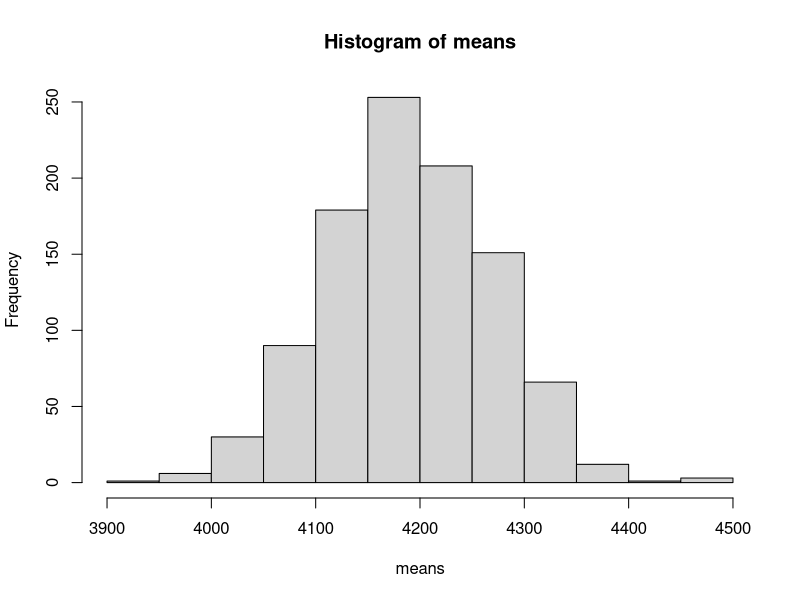
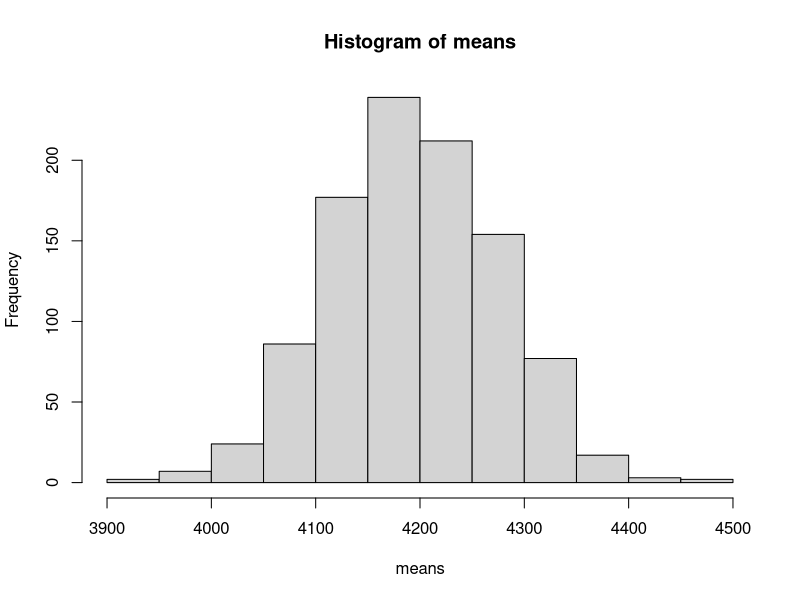
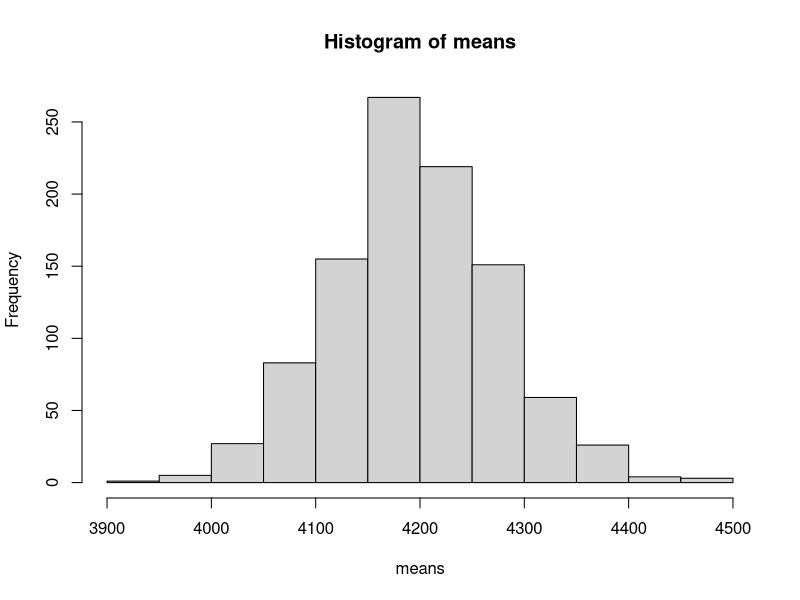
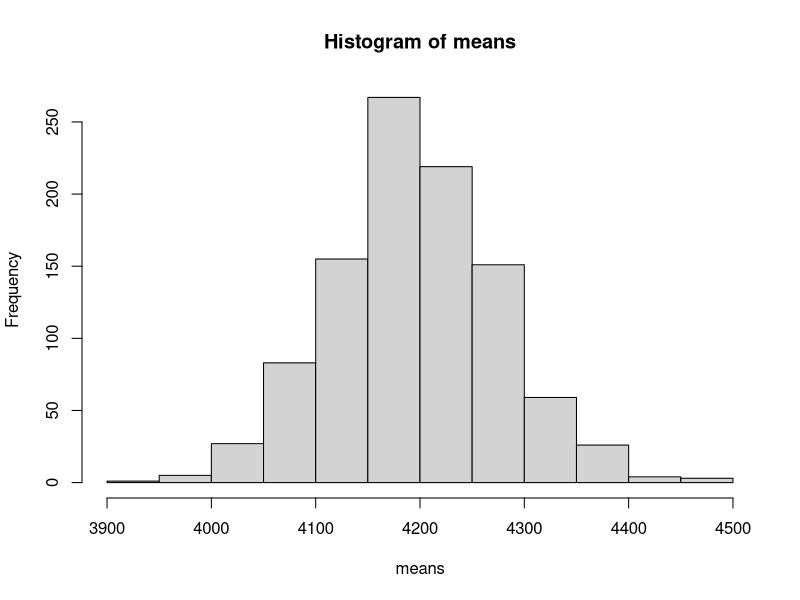
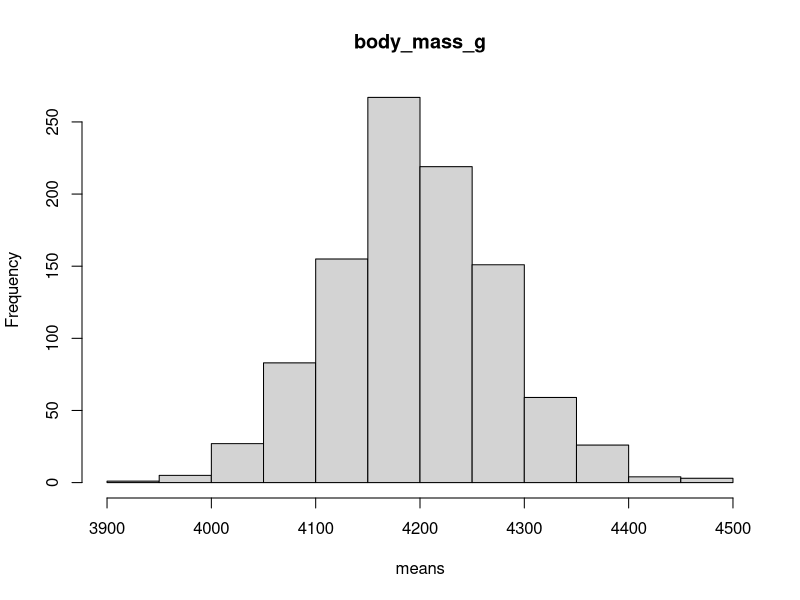
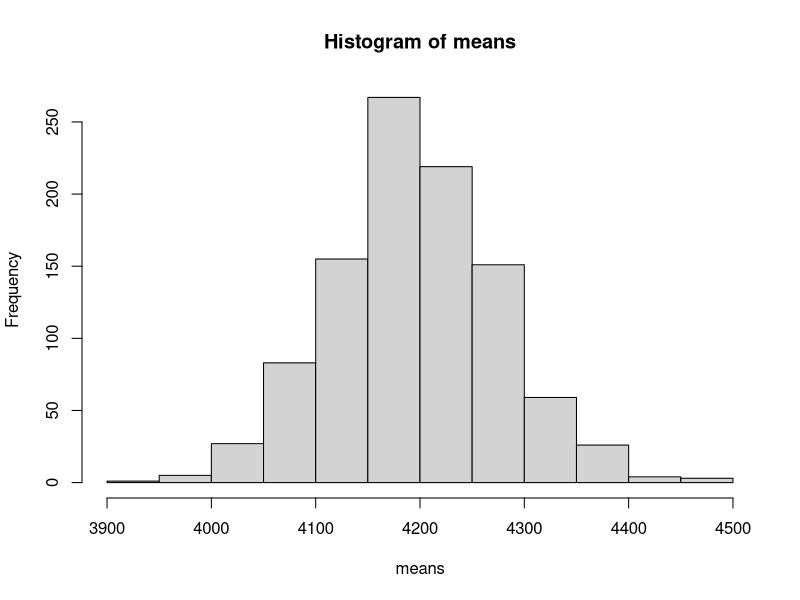
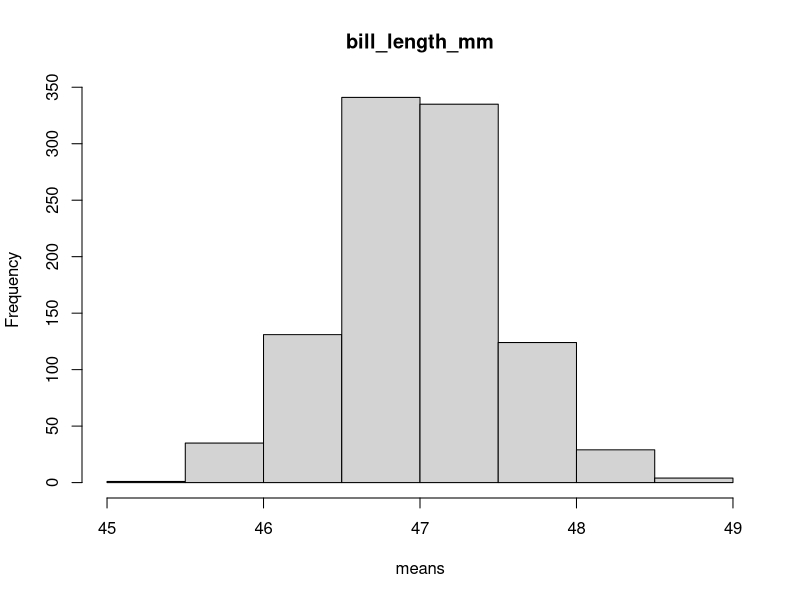
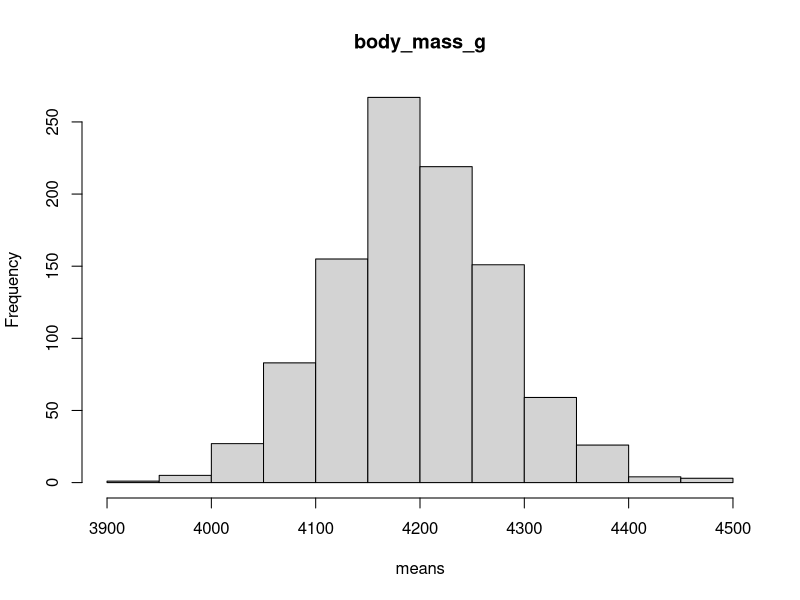

Generate these figures, in order, with R:
# Week 10 - Functions
# Elena & Willa
# 11/2/21

#### Load libraries and set options ####
library(tidyverse)
# options(stringsAsFactors = FALSE)



#### Let's make some functions! ####

# Let's use bootstrapping to estimate how much the mean body mass varies between
# samples of penguins (standard error of the mean - SEM)

# Load data
penguins <- read.csv("../data/penguins_clean.csv") # (Note: only 2008 sample)


# Here is what we did before:

# Sample our sample size (101) 1000 times!

# Vector to keep track of the sample means
means <- c()
for(i in 1:1000) {
  # 1) Create a resampled data set, sample WITH REPLACEMENT
  p.resampled <- penguins %>%
    sample_n(nrow(penguins), replace = T)
  
  # 2) Calculate the mean of body mass and save it
  means[i] <- mean(p.resampled$body_mass_g)
  
}

# Plot our means
hist(means)
sd(means)



# How could we make these steps more "flexible"?










# Let's make our sample size and num_samples more flexible!
sample_size <- nrow(penguins)
num_samples <- 1000

# Vector to keep track of the sample means
means <- c()
for(i in 1:num_samples) {
  # 1) Take a sample WITH REPLACEMENT nrows(penguin) times
  p.resampled <- penguins %>%
    sample_n(sample_size, replace = TRUE)

  # 2) Calculate the mean body_weight_g of the sample (and save it!)
  means[i] <- mean(p.resampled$body_mass_g)
}



# Now, let's take this one step even further in making this flexible by making
# it into a function!

bootstrap_bodyMass <- function(sample_size, num_samples) {
  # Vector to keep track of the sample means
  means <- c()
  for(i in 1:num_samples) {
    # 1) Take a sample WITH REPLACEMENT nrows(penguin) times
    p.resampled <- penguins %>%
      sample_n(sample_size, replace = TRUE)
    
    # 2) Calculate the mean body_weight_g of the sample (and save it!)
    means[i] <- mean(p.resampled$body_mass_g)
  }
  
  return(means)
}

means <- bootstrap_bodyMass(100, 1000)
hist(means)



# Let's add some additional functionality to our function.
# Let's make it so we can set a seed that we want it to use so that we (and
# others) can replicate our results.
bootstrap_bodyMass <- function(sample_size, num_samples, seed) {
  set.seed(seed)
  # Vector to keep track of the sample means
  means <- c()
  for(i in 1:num_samples) {
    # 1) Take a sample WITH REPLACEMENT nrows(penguin) times
    p.resampled <- penguins %>%
      sample_n(sample_size, replace = TRUE)
    
    # 2) Calculate the mean body_weight_g of the sample (and save it!)
    means[i] <- mean(p.resampled$body_mass_g)
  }
  
  return(means)
}

means <- bootstrap_bodyMass(100, 1000, 1234)
hist(means)

# But what if I don't always want to pass it a seed? Right now, if I don't pass
# it a seed, the entire function doesn't work! We've added flexibility, but
# we've also removed some at the same time...

# To solve this problem, we can set a default value for an argument! This allows
# us to make an argument optional, and only if we pass something as an argument
# in the function will it override the default.

# Let's make the default value NA because if we don't specifically set a seed,
# we don't want there to be one, and we will just let R use the default seed. We
# will also need to make some changes to the body of our function to fully
# incorporate the change.

bootstrap_bodyMass <- function(sample_size, num_samples, seed = NA) {
  # Set the seed if one is passed in as an argument.
  if(!is.na(seed)) {
    set.seed(seed)
  }
  
  # Vector to keep track of the sample means
  means <- c()
  for(i in 1:num_samples) {
    # 1) Take a sample WITH REPLACEMENT nrows(penguin) times
    p.resampled <- penguins %>%
      sample_n(sample_size, replace = TRUE)
    
    # 2) Calculate the mean body_weight_g of the sample (and save it!)
    means[i] <- mean(p.resampled$body_mass_g)
  }
  
  return(means)
}

means <- bootstrap_bodyMass(100, 1000, 1234)
hist(means)




# What other parts of this function would we want to make more flexible?










# Maybe I don't only want to find the bootstrapped error of body_mass_g. Perhaps
# I want the flexibility to find any of the variables I have!

bootstrap_penguins <- function(variable, sample_size, num_samples, seed = NA) {
  # Set the seed if one is passed in as an argument.
  if(!is.na(seed)) {
    set.seed(seed)
  }
  
  # Vector to keep track of the sample means
  means <- c()
  for(i in 1:num_samples) {
    # 1) Take a sample WITH REPLACEMENT nrows(penguin) times
    p.resampled <- penguins %>%
      sample_n(sample_size, replace = TRUE)
    
    # 2) Calculate the mean body_weight_g of the sample (and save it!)
    means[i] <- mean(p.resampled[, variable])
  }
  
  return(means)
}

means <- bootstrap_penguins("body_mass_g", 100, 1000, 1234)
hist(means, main = "body_mass_g")

# ^^ should give us the same as what we got before with the _bodyMass function!
means <- bootstrap_bodyMass(100, 1000, 1234)
hist(means)

# It does!


# Let's try it with another variable
means <- bootstrap_penguins("bill_length_mm", 100, 1000, 1234)
hist(means, main = "bill_length_mm")

# Does this make sense? Let's check the original data:
mean(penguins$bill_length_mm)
mean(means)

sd(penguins$bill_length_mm) / sqrt(nrow(penguins))
sd(means)
# ^^ Looks good!



# What if we wanted to do it with a different data set?
# Load more data
baby <- read.csv("../data/brainwavebabydata.csv")
happiness <- read.csv("../data/world-happiness_2020.csv")



bootstrap_SEM <- function(data, variable, sample_size, num_samples, seed = NA) {
  # Set the seed if one is passed in as an argument.
  if(!is.na(seed)) {
    set.seed(seed)
  }
  
  # Vector to keep track of the sample means
  means <- c()
  for(i in 1:num_samples) {
    # 1) Take a sample WITH REPLACEMENT nrows(penguin) times
    df.resampled <- data %>%
      sample_n(sample_size, replace = TRUE)
    
    # 2) Calculate the mean body_weight_g of the sample (and save it!)
    means[i] <- mean(df.resampled[, variable])
  }
  
  return(means)
}

means <- bootstrap_SEM(penguins, "body_mass_g", 100, 1000, 1234)
hist(means, main = "body_mass_g")

# ^^ should give us the same as what we got before with the _penguins function!
means <- bootstrap_penguins("body_mass_g", 100, 1000, 1234)
hist(means, main = "body_mass_g")

# It does!


# Now, try it with another data set and variable. Then we will do some together.



# Examples of what someone could have done:

means_r2 <- bootstrap_SEM(baby, "r2", 20, 1000, 456)
hist(means_r2)

means_ladder <- bootstrap_SEM(happiness, "Ladder_score", nrow(happiness), 10000, 1234)
hist(means_ladder)

# If I were writing this function for my work, I would TEST TEST TEST! We would
# need to make sure that everything is working properly!


# Now that we have a working function, next thing is to DOCUMENT it so that we can easily share it with others!
# The most important things to document about a function are 3-fold:
# 1) What it does
# 2) What its arguments are (both the type and what it is/what purpose it serves)
# 3) What it returns

# Let's do this documentation for our bootstrap_SEM function


bootstrap_SEM <- function(data, variable, sample_size, num_samples, seed = NA) {
  # Estimates the standard error of the mean of a variable through bootstrapping
  # by iteratively sampling the given data frame with replacement.
  
  # Arguments:
  # data - a data frame that will be resampled
  # variable - a string with the name of the variable (i.e., column) for which we want to estimate the
  # standard error of the mean
  # sample_size - a number indicating the number of rows we want to resample from our original data
  # in each iteration. For bootstrapping, this number is usually the number of
  # rows in the original data (i.e., nrow(data))
  # num_samples - a number indicating the number of times that the original data
  # will be resampled (i.e., the number of iterations of the for loop)
  # seed - an optional argument indicating the number to be used as the seed for
  # resampling. If not specified, defaults to NA and R will set a seed according
  # to its default procedure
  
  # Returns a vector of the sample means
  
  
  # Set the seed if one is passed in as an argument.
  if(!is.na(seed)) {
    set.seed(seed)
  }
  
  # Vector to keep track of the sample means
  means <- c()
  for(i in 1:num_samples) {
    # 1) Take a sample WITH REPLACEMENT nrows(penguin) times
    df.resampled <- data %>%
      sample_n(sample_size, replace = TRUE)
    
    # 2) Calculate the mean body_weight_g of the sample (and save it!)
    means[i] <- mean(df.resampled[, variable])
  }
  
  return(means)
}


#### Good resources about functions ####
# Basic intro to functions:
# https://swcarpentry.github.io/r-novice-inflammation/02-func-R/

# Intro to roxygen2 for more formally documenting functions that you make:
# https://combine-australia.github.io/r-pkg-dev/documenting-functions.html


